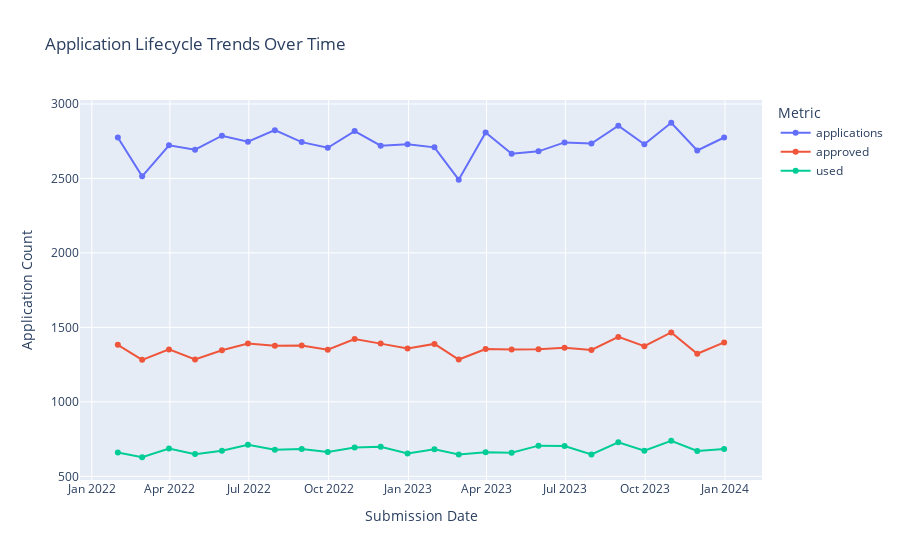

Source (notebook cell):
### Markdown cell above
### Question 1: Application Volume

### Code cell
trend = app_trends_by_period(apps, freq="ME")

trend = trend.rename(columns={

    "submit_date": "Submission Date"
})
fig = px.line(
        trend,
        x="Submission Date",
        y=["applications","approved","used"],
        markers=True,
        title="Application Lifecycle Trends Over Time"
    )
fig.update_layout(
    yaxis_title="Application Count",
    xaxis_title="Submission Date",
    legend_title="Metric"
)

fig
